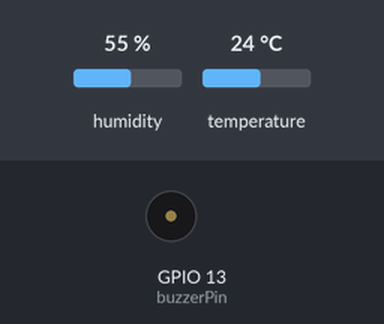
This sketch was run on a simulated ESP32. Parts: buzzer (waves = sounding). Inputs (shaded band) come from the test bench; at power-on: temperature 24 °C, humidity 55 %. WiFi joins after 1.5 s; servers stay silent unless stated; uploads are accepted with an empty reply; what the sketch prints to the serial monitor is not drawn.

Above: at 2.7 s.
2.8 s: temperature set to 32 °C
13.0 s: temperature set to 35 °C
At 22.9 s:
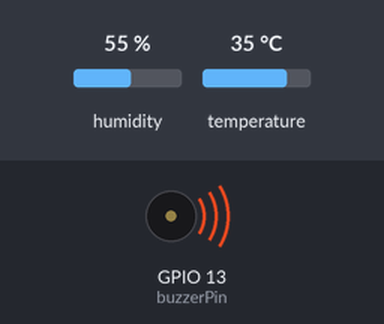
23.4 s: humidity set to 50 %
33.6 s: humidity set to 47 %
At 43.6 s:
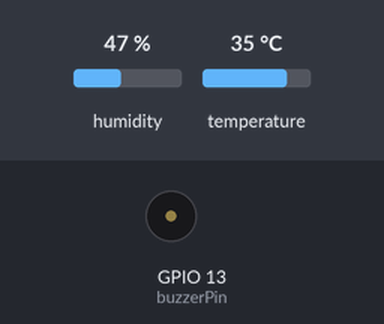
43.9 s: humidity set to 68 %
At 53.6 s:
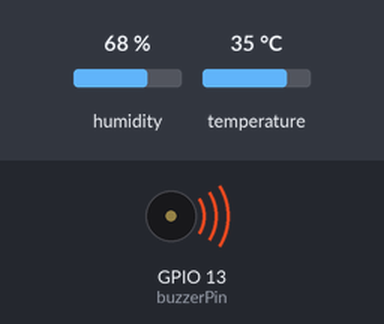
Timing chart, 0 to 55.1 s (numbered marks = the images above; inputs shaded):
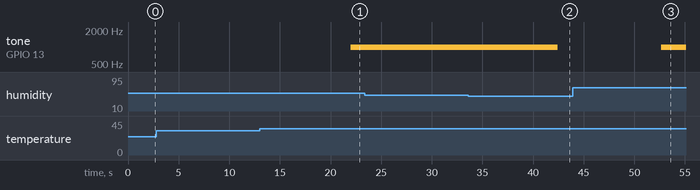

Measured:
- the behaviour switches between 33 and 34 °C on temperature (found by bisection; images 0 and 1)
- the behaviour switches between 49 and 48 % on humidity (found by bisection; images 1 and 2)
- after the input at 2.8 s, every drawn part: stays the same
- after the input at 13.0 s, tone on GPIO 13 (buzzerPin): silent → 1000 Hz after 9.0 s
- after the input at 23.4 s, every drawn part: stays the same
- after the input at 33.6 s, tone on GPIO 13 (buzzerPin): 1000 Hz → silent after 8.8 s
- after the input at 43.9 s, tone on GPIO 13 (buzzerPin): silent → 1000 Hz after 8.7 s

The sketch:

esp32_new_location.ino
```cpp
#include <WiFi.h>
#include <WiFiClient.h>
#include <HTTPClient.h>
#include <DHT.h>

// WiFi credentials
const char *ssid = "Mr.Potatoe";
const char *password = "passwordno";

// Server URL
const char *serverUrl = "http://192.168.217.111/esp32_data_heat/receiver/sensor_data_receiver.php";  // Replace with your XAMPP server IP

DHT dht(26, DHT11);

// Sensor coordinates (Latitude, Longitude)
const char *sensorLatitude = "7.947618";    // Replace with actual latitude
const char *sensorLongitude = "123.588354"; // Replace with actual longitude
const int sensor_id = 69; // Define your sensor ID (it can be any unique number)

// Sensor location name
const char *sensorLocationName = "Mariana"; // Add the location name here

// Status variable
const char *status = "active"; // Set status to active

const int buzzerPin = 13;  // Buzzer connected to GPIO 13

void setup() {
  Serial.begin(115200);
  dht.begin();

  // Initialize buzzer pin
  pinMode(buzzerPin, OUTPUT);
  digitalWrite(buzzerPin, LOW); // Make sure buzzer is off initially

  WiFi.begin(ssid, password);
  while (WiFi.status() != WL_CONNECTED) {
    delay(500);
    Serial.print(".");
  }
  Serial.println("Connected to WiFi");
}

void loop() {
  if (WiFi.status() == WL_CONNECTED) {
    HTTPClient http;

    // Read temperature and humidity from the DHT sensor
    float temperature = dht.readTemperature();
    float humidity = dht.readHumidity();

    // Check if the readings are valid
    if (!isnan(temperature) && !isnan(humidity)) {
      // Calculate Heat Index using the PAGASA formula
      float heatIndex = calculateHeatIndex(temperature, humidity);
      String alertLevel = determineAlertLevel(heatIndex);

      // Check heat index and activate buzzer if needed
      if (heatIndex > 40) {
        activateBuzzer();  // Activate the buzzer
      } else {
        deactivateBuzzer(); // Deactivate the buzzer if below the threshold
      }

      http.begin(serverUrl);  // Specify the server URL
      http.addHeader("Content-Type", "application/x-www-form-urlencoded");  // Set header for POST request

      // Create POST data including sensor location name, sensor coordinates, alert, and status
      String postData = "sensor_id=" + String(sensor_id) + // include the sensor ID
                        "&temperature=" + String(temperature) +
                        "&humidity=" + String(humidity) +
                        "&heat_index=" + String(heatIndex) +
                        "&alert=" + alertLevel +
                        "&latitude=" + String(sensorLatitude) +
                        "&longitude=" + String(sensorLongitude) +
                        "&location_name=" + String(sensorLocationName) + // Include location name
                        "&status=" + String(status); // Include status

      // Send the POST request
      int httpResponseCode = http.POST(postData);

      // Check response
      if (httpResponseCode > 0) {
        String response = http.getString();
        Serial.println("Response: " + response);
      } else {
        Serial.println("Error in sending POST: " + String(httpResponseCode));
      }

      http.end();  // Close connection
    } else {
      Serial.println("Failed to read from DHT sensor.");
    }

  } else {
    Serial.println("WiFi not connected");
  }

  delay(10000);  // Send data every 10 seconds
}

// Function to calculate heat index (PAGASA standard)
float calculateHeatIndex(float temperature, float humidity) {
  return -8.784695 + 1.61139411 * temperature + 2.338549 * humidity +
         -0.14611605 * temperature * humidity +
         -0.012308094 * pow(temperature, 2) +
         -0.016424828 * pow(humidity, 2) +
         0.002211732 * pow(temperature, 2) * humidity +
         0.00072546 * temperature * pow(humidity, 2) +
         -0.000003582 * pow(temperature, 2) * pow(humidity, 2);
}

// Function to determine alert level based on heat index
String determineAlertLevel(float heatIndex) {
  if (heatIndex < 27) {
    return "Not Hazardous";
  } else if (heatIndex >= 27 && heatIndex < 33) { // Upper bound is exclusive
    return "Caution";
  } else if (heatIndex >= 33 && heatIndex <= 41) {
    return "Extreme Caution";
  } else if (heatIndex >= 42 && heatIndex <= 51) {
    return "Danger";
  } else {
    return "Extreme Danger";
  }
}


// Function to activate the buzzer
void activateBuzzer() {
  tone(buzzerPin, 1000);  // Generate a 1000 Hz tone
}

void deactivateBuzzer() {
  noTone(buzzerPin);  // Stop the tone
}
```
